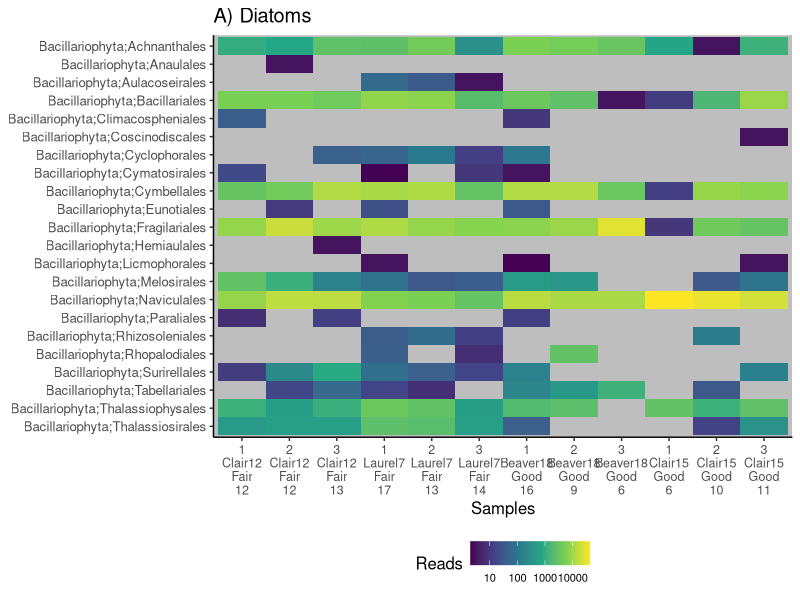
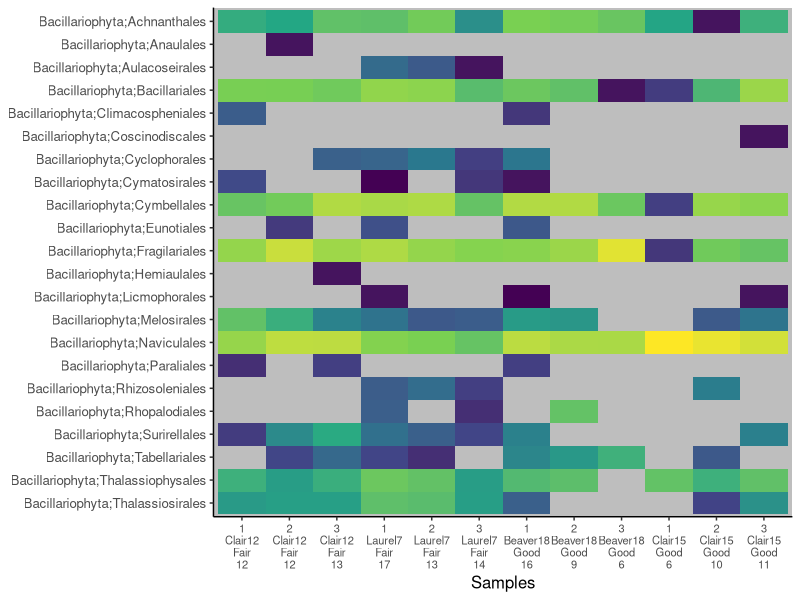
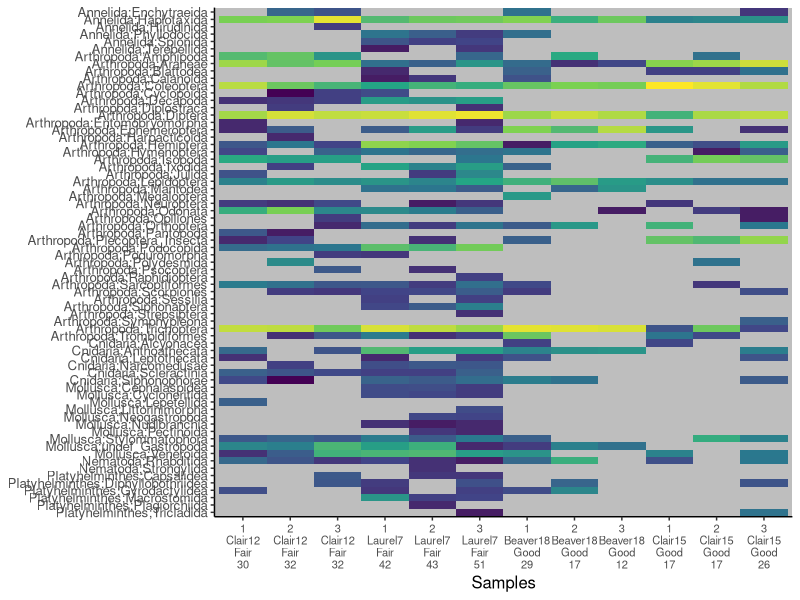
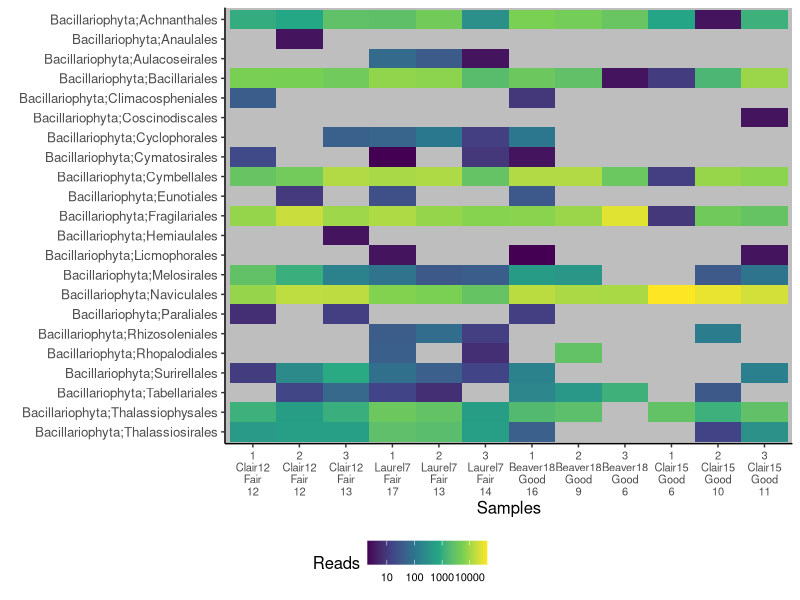
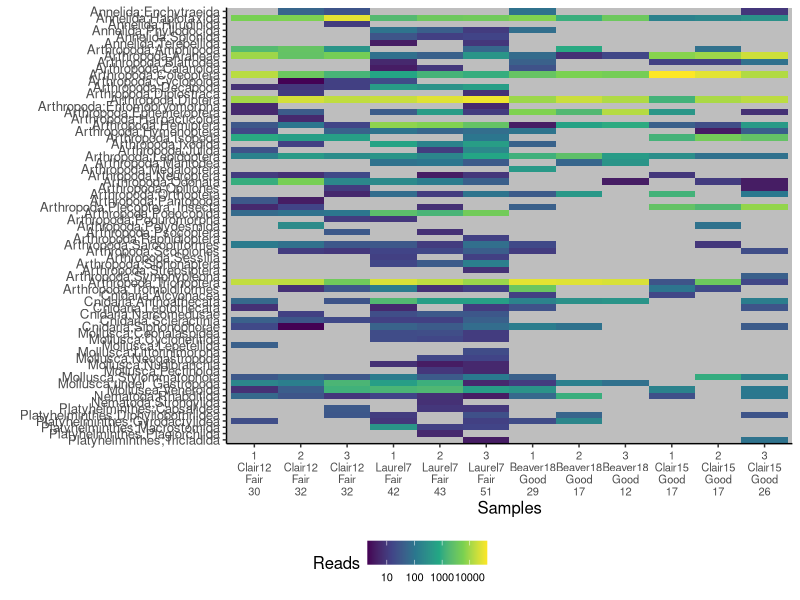

Write R code to recreate these figures, in order.
# Teresita M. Porter, Apr. 2/21

library(stringr) # str_split
library(reshape2) # dcast
library(vegan) # rrarefy
library(ggplot2) # ggplot
library(data.table) # setDT
library(cowplot) # get_legend
library(ggpubr) # normality
library(dplyr) # summarize_all
library(tidyr) # gather
library(scales) # scales

#####################################################################
# Look at richness
#####################################################################

a <- read.table("diatom_invert_combined.csv", header = TRUE, sep = ",",stringsAsFactors = FALSE)
head(a)

# replace the . in ml.jg with _
a$GlobalESV <- gsub("ml-jg", "mljg", a$GlobalESV)

# Create dataframes for vegan
# Split up SampleName with pkg 'stringr'
a.1 <- data.frame(a, do.call(rbind, str_split(a$SampleName,"_")), stringsAsFactors = FALSE)
names(a.1)[33:37] <- c("Name","Marker","Site","Replicate","Illumina sample")

# Create new column for dcast
a.1$SiteMarkerReplicate <- paste(a.1$Site, a.1$Marker, a.1$Replicate, sep="_")

# pivot to make esv matrix (pool across verions, keep only substrate + sites separate)
A.esv <- reshape2::dcast(a.1, SiteMarkerReplicate ~ GlobalESV, value.var = "ESVsize", fun.aggregate = sum)

# move sample to rownames then delete
rownames(A.esv) <- A.esv$SiteMarkerReplicate
A.esv$SiteMarkerReplicate <- NULL

#remove columns with only zeros
esv.notnull<-A.esv[,colSums(A.esv) !=0]

#remove rows with only zeros & edit rownames
esv.notnull2<-esv.notnull[rowSums(esv.notnull) !=0,]

# check distribution of library sizes - ok
# sums <- rowSums(esv.notnull2)
# hist(sums)
# sort(sums)

#calculate 15th percentile for rrarefy function
esv.percentile <- quantile(rowSums(esv.notnull2), prob=0.15)
esv.percentile
# 15% 
# 45937.3

# set random seed
set.seed(1234)

# Rarefy the dataset down to the 15th percentile
rare.mat <- rrarefy(esv.notnull2, sample=esv.percentile)

# Convert to df
df<-data.frame(rare.mat, stringsAsFactors = FALSE)  

# Get total ESVs per sample
df$sums<-rowSums(df)

# Move rownames to first column
df2<-data.frame(df, stringsAsFactors = FALSE)
setDT(df2, keep.rownames = TRUE)[]

# Get separate method and siterep cols
setDT(df2)[, paste0("S", 1:3) := tstrsplit(rn, "_")]
colnames(df2)[colnames(df2)=="S1"] <- "Site"
colnames(df2)[colnames(df2)=="S2"] <- "Marker"
colnames(df2)[colnames(df2)=="S3"] <- "Replicate"

# Create a site status column
df2$Condition <- df2$Site
df2$Condition <- gsub("COWB18","Beaver18\nGood", df2$Condition)
df2$Condition <- gsub("COWC12","Clair12\nFair", df2$Condition)
df2$Condition <- gsub("COWC15","Clair15\nGood", df2$Condition)
df2$Condition <- gsub("COWL07","Laurel7\nFair", df2$Condition)

df2$Condition <- factor(df2$Condition)

# put rownames back
df2 <- data.frame(df2)
rownames(df2) <- df2$rn
df2$rn <- NULL

# append taxonomic info
df3 <- data.frame(t(df2))
setDT(df3, keep.rownames = TRUE)[]
names(df3)[1] <- "GlobalESV"
# remove extra non GlobalESV rows
df3 <- df3[-c(4027:4031),]

# get taxonomy for each GlobalESV
################ prefix with phylum, then add order ###############
tax <- unique(a[,c(1,15,21)])
tax$taxon <- paste(tax$Phylum, tax$Order, sep=";")
tax <- tax[,-c(2:3)]

# put it together
df4 <- merge(df3, tax, by="GlobalESV", all.x = TRUE)

# aim for 95% accuracy with COI, 200bp frag, no cutoff needed for order rank
# https://github.com/terrimporter/CO1Classifier
# aim for 95% accuracy with rbcL, 200bp frag, no cutoff needed for order rank
# https://github.com/terrimporter/rbcLdiatomClassifier

# create df for order vs site status
df5 <- gather(df4[,-1], key, value, -taxon)

# get condition
cond <- cbind.data.frame(rownames(df2), factor(df2$Replicate), factor(df2$Marker), df2$Condition)
names(cond) <- c("Site", "Replicate", "Taxon", "Condition")

# put it together 
df6 <- merge(df5, cond, by.x="key", by.y="Site", all.x=TRUE)
df7 <- df6[,-1]
df8 <- df7 %>% group_by(taxon,Replicate,Taxon,Condition) %>% summarize(n=sum(as.numeric(value)))

# add names
names(df8)[5] <- "Reads" 

# plot it
my_breaks = c(0, 10, 100, 1000, 10000)

# get diatoms
d.df <- df8[df8$Taxon=="Diatom" & df8$Reads > 0,]
d.df.count <- d.df %>% group_by(Replicate, Condition) %>% tally()
# 1 1         "Beaver18\nGood"    16
# 2 1         "Clair12\nFair"     12
# 3 1         "Clair15\nGood"      6
# 4 1         "Laurel7\nFair"     17
# 5 2         "Beaver18\nGood"     9
# 6 2         "Clair12\nFair"     12
# 7 2         "Clair15\nGood"     10
# 8 2         "Laurel7\nFair"     13
# 9 3         "Beaver18\nGood"     6
# 10 3         "Clair12\nFair"     13
# 11 3         "Clair15\nGood"     11
# 12 3         "Laurel7\nFair"     14
d.df.count$map <- paste(d.df.count$Replicate, d.df.count$Condition, sep="\n")
d.df.count$labels <- paste(d.df.count$map, d.df.count$n, sep="\n")

df8$map <- paste(df8$Replicate, df8$Condition, sep="\n")
df9 <- merge(df8, d.df.count, by="map", all.x = TRUE)

# create factors, reverse taxon on y axis
df9$taxon <- factor(df9$taxon, levels=rev(levels(as.factor(df9$taxon))))
df9$Samples <- factor(df9$labels, levels=c("1\nClair12\nFair\n12", "2\nClair12\nFair\n12", "3\nClair12\nFair\n13",
                                              "1\nLaurel7\nFair\n17", "2\nLaurel7\nFair\n13", "3\nLaurel7\nFair\n14",
                                              "1\nBeaver18\nGood\n16", "2\nBeaver18\nGood\n9", "3\nBeaver18\nGood\n6",
                                              "1\nClair15\nGood\n6", "2\nClair15\nGood\n10", "3\nClair15\nGood\n11"))

tmp <- ggplot(df9[df9$Taxon=="Diatom" & df9$Reads > 0,], aes(x=Samples, y=taxon)) +
  geom_tile(aes(fill=Reads), stat="identity", show.legend = TRUE) +
  ggtitle("A) Diatoms") +
  scale_fill_viridis_c(begin=0,
                       end=1, 
                       breaks = my_breaks, labels = my_breaks,
                       trans=scales::pseudo_log_trans(sigma = 0.001)) +
  theme_bw() + 
  theme(panel.border = element_blank(), 
        panel.grid.major = element_blank(),
        panel.grid.minor = element_blank(), 
        panel.background = element_rect(fill = 'grey'),
        axis.line = element_line(colour = "black"),
        text = element_text(size=12),
        axis.text.x = element_text(size=9),
        legend.text = element_text(size=8),
        legend.position = "bottom",
        axis.title.y = element_blank())
tmp
l <- get_legend(tmp)

d <- ggplot(df9[df9$Taxon=="Diatom" & df9$Reads > 0,], aes(x=Samples, y=taxon)) +
  geom_tile(aes(fill=Reads), stat="identity", show.legend = FALSE) +
  scale_fill_viridis_c(begin=0,
                       end=1, 
                       breaks = my_breaks, labels = my_breaks,
                       trans=scales::pseudo_log_trans(sigma = 0.001)) +
  theme_bw() + 
  theme(panel.border = element_blank(), 
        panel.grid.major = element_blank(),
        panel.grid.minor = element_blank(), 
        panel.background = element_rect(fill = 'grey'),
        axis.line = element_line(colour = "black"),
        text = element_text(size=12),
        axis.text.x = element_text(size=8),
        axis.title.y = element_blank())
d

g <- plot_grid(d, l, ncol=1, rel_heights = c(7,1))
ggsave("FigS3_Diatom_Heatmap.jpg", g, width = 8, height = 10)

# get macroinverts
mi.df <- df8[df8$Taxon=="COI" & df8$Reads > 0,]
mi.df.count <- mi.df %>% group_by(Replicate, Condition) %>% tally()
# 1 1         "Beaver18\nGood"    29
# 2 1         "Clair12\nFair"     30
# 3 1         "Clair15\nGood"     17
# 4 1         "Laurel7\nFair"     42
# 5 2         "Beaver18\nGood"    17
# 6 2         "Clair12\nFair"     32
# 7 2         "Clair15\nGood"     17
# 8 2         "Laurel7\nFair"     43
# 9 3         "Beaver18\nGood"    12
# 10 3         "Clair12\nFair"     32
# 11 3         "Clair15\nGood"     26
# 12 3         "Laurel7\nFair"     51
mi.df.count$map <- paste(mi.df.count$Replicate, mi.df.count$Condition, sep="\n")
mi.df.count$labels <- paste(mi.df.count$map, mi.df.count$n, sep="\n")

df8$map <- paste(df8$Replicate, df8$Condition, sep="\n")
df9 <- merge(df8, mi.df.count, by="map", all.x = TRUE)

# create factors, reverse taxon on y axis
df9$taxon <- factor(df9$taxon, levels=rev(levels(as.factor(df9$taxon))))
df9$Samples <- factor(df9$labels, levels=c("1\nClair12\nFair\n30", "2\nClair12\nFair\n32", "3\nClair12\nFair\n32",
                                           "1\nLaurel7\nFair\n42", "2\nLaurel7\nFair\n43", "3\nLaurel7\nFair\n51",
                                           "1\nBeaver18\nGood\n29", "2\nBeaver18\nGood\n17", "3\nBeaver18\nGood\n12",
                                           "1\nClair15\nGood\n17", "2\nClair15\nGood\n17", "3\nClair15\nGood\n26"))



# plot macroinverts 
mi <- ggplot(df9[df9$Taxon=="COI" & df9$Reads > 0,], aes(x=Samples, y=taxon)) +
  geom_tile(aes(fill=Reads), stat="identity", show.legend = FALSE) +
  scale_fill_viridis_c(begin=0,
                       end=1, 
                       breaks = my_breaks, labels = my_breaks,
                       trans=scales::pseudo_log_trans(sigma = 0.001)) +
  theme_bw() + 
  theme(panel.border = element_blank(), 
        panel.grid.major = element_blank(),
        panel.grid.minor = element_blank(), 
        panel.background = element_rect(fill = 'grey'),
        axis.line = element_line(colour = "black"),
        text = element_text(size=12),
        axis.text.x = element_text(size=8),
        axis.title.y = element_blank())
mi

g <- plot_grid(mi, l, ncol=1, rel_heights = c(7,1))
ggsave("FigS4_Macroinvertebrate_Heatmap.jpg", g, width = 8, height = 10)

